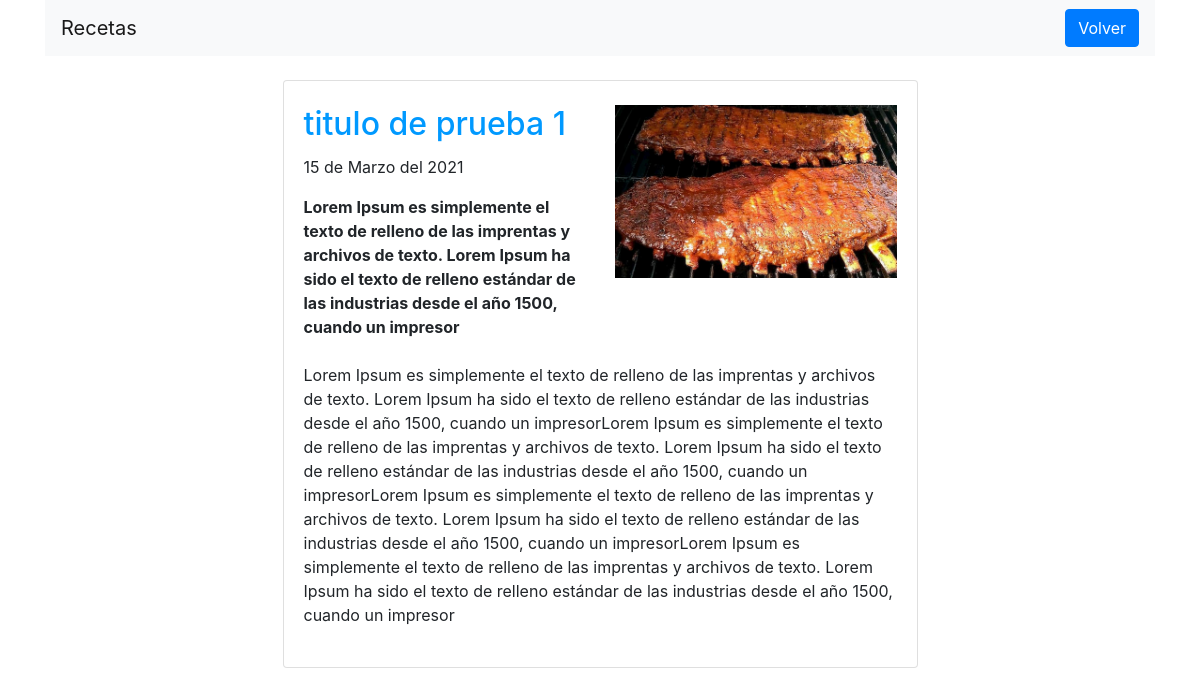
Screenshot of /post.php?id=49 with the database file from the repository.
### tables this page shows
CREATE TABLE `post` (
  `id` int(11) NOT NULL,
  `titulo` varchar(30) DEFAULT NULL,
  `extracto` varchar(200) DEFAULT NULL,
  `fecha` timestamp NULL DEFAULT current_timestamp(),
  `texto` text DEFAULT NULL,
  `imagen` varchar(50) DEFAULT NULL,
  `id_tipo` int(11) DEFAULT NULL,
  `aceptada` int(1) DEFAULT NULL
);

### post.php (called while the page is built, shortened)
<?php
require 'admin/config.php';
require 'funciones.php';
$conexion = conexion($bd_config);
$id_articulo = idArticulo($_GET['id']);
$post = obtenerPostPorId($conexion, $id_articulo);
$post = $post[0];
require 'vistas/post.vista.php';
?>

### funciones.php (called while the page is built, shortened)
<?php
function limpiarDatos($datos){
    $datos = trim($datos);
    $datos = stripcslashes($datos);
    $datos = htmlspecialchars($datos);
    return $datos;
}
function idArticulo($id){
    return (int)limpiarDatos($id);
}
function ObtenerPostPorId($conexion, $id){
    $resultado = $conexion->query("SELECT * FROM post WHERE id = $id LIMIT 1");
    $resultado = $resultado->fetchAll();
    return ($resultado) ? $resultado : false;
}
function fecha($fecha){
    $timestamp = strtotime($fecha);
    $meses = ['Enero', 'Febrero','Marzo','Abril','Junio','Julio','Agosto','Septiembre','Octubre','Noviembre','Diciembre'];
    $dia = date('d', $timestamp);
    $mes = date('m', $timestamp) -1;
    $anio = date('y', $timestamp);
    $fecha = "$dia de " . $meses[$mes] . " del 20$anio";
    return $fecha;
}
?>

### vistas/post.vista.php (the view, shortened to what this page needs)
<!doctype html>
<html lang="en">
  <head>
    <link rel="stylesheet" href="https://cdn.jsdelivr.net/npm/bootstrap@4.5.3/dist/css/bootstrap.min.css">
  </head>
  <body>
    <div class="container">
        <nav class="navbar navbar-expand-lg navbar-light bg-light">
            <a class="navbar-brand" href="index.php">Recetas</a>
            <a href="index.php" class="btn btn-primary" style="margin-left:auto;">Volver</a>
        </nav>
    </div>
    <div class="container ">
        <div>
            <article class="">
                <div class="row justify-content-center">
                    <div class="col-md-7"><br>
                        <div class="card"><br>
                            <div style="margin-left:20px; margin-right:20px;">
                                <div class="row">
                                    <div class="col-6">
                                        <h2 class="card-title" style="color:rgb(0, 153, 255);"><?php echo $post['titulo'];?></h2>
                                        <p class="card-text"><?php echo fecha($post['fecha']);?><p>
                                        <p class="card-text"><b><?php echo $post['extracto'];?></b></p>
                                    </div>
                                    <div class="col-6">
                                        <img class="img" src="<?php echo RUTA?>imagenes/<?php echo $post['imagen'];?>" style="width:100%;">
                                    </div>
                                </div>
                                <br>
                                <p><?php echo nl2br($post['texto']) ?></p>
                            </div>
                            <br>
                        </div>
                    </div>
                </div>
                <br>
            </article>
        </div>
    </div>
  </body>
</html>

### rows the page displays
post: titulo "titulo de prueba 1", fecha "15 de Marzo del 2021", extracto "Lorem Ipsum es simplemente el texto de relleno de las imprentas y archivos de texto. Lorem Ipsum ha sido el texto de relleno estándar de las industrias desde el año 1500, cuando un impresor", imagen (picture), texto "Lorem Ipsum es simplemente el texto de relleno de las imprentas y archivos de texto. Lorem Ipsum ha sido el texto de relleno estándar de las industrias desde el año 1500, cuando un impresorLorem Ipsum es simplemente el texto de relleno de las imprentas y archivos de texto. Lorem Ipsum ha sido el texto de relleno estándar de las industrias desde el año 1500, cuando un impresorLorem Ipsum es simplemente el texto de relleno de las imprentas y archivos de texto. Lorem Ipsum ha sido el texto de relleno estándar de las industrias desde el año 1500, cuando un impresorLorem Ipsum es simplemente el texto de relleno de las imprentas y archivos de texto. Lorem Ipsum ha sido el texto de relleno…"
